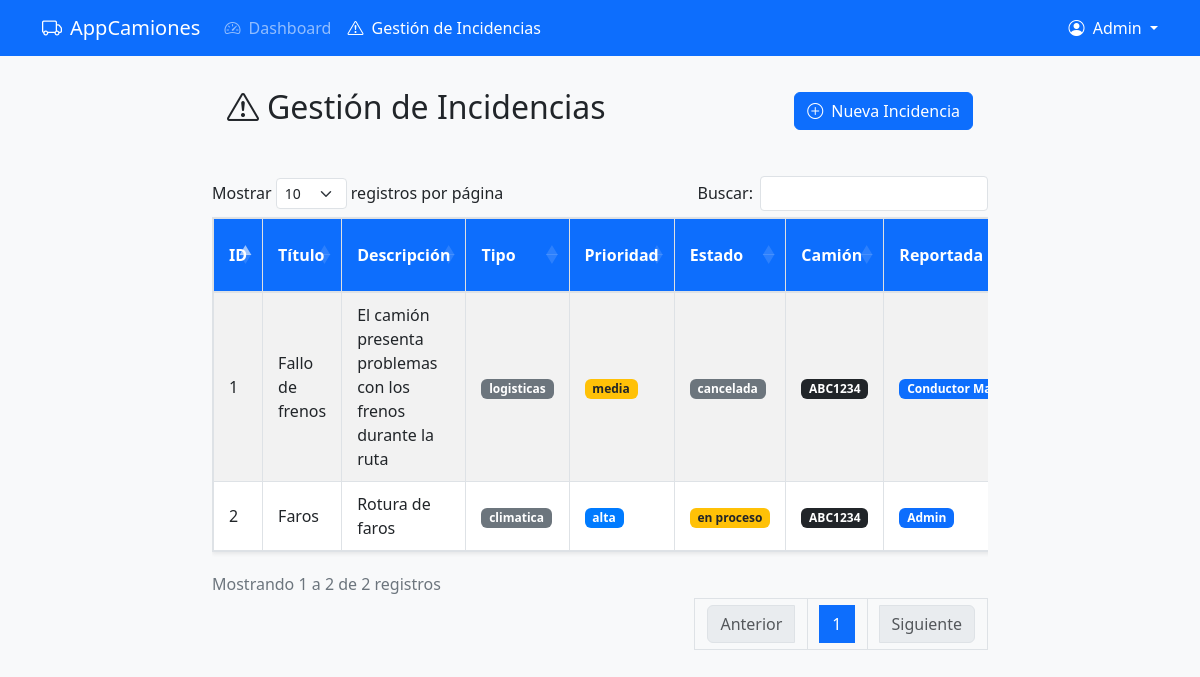
The app's page /views/incidencias/list.php (signed in) with its own data.
### tables this page shows
CREATE TABLE `incidencias` (
  `id_incidencia` int(11) NOT NULL,
  `titulo` varchar(100) NOT NULL,
  `descripcion` text NOT NULL,
  `id_tipo_incidencia` int(11) NOT NULL,
  `id_prioridad` int(11) NOT NULL DEFAULT 2,
  `id_estado_incidencia` int(11) NOT NULL DEFAULT 1,
  `id_camion` int(11) DEFAULT NULL,
  `id_ruta` int(11) DEFAULT NULL,
  `id_usuario_reporta` int(11) NOT NULL,
  `id_usuario_asignado` int(11) DEFAULT NULL,
  `fecha_reporte` datetime DEFAULT current_timestamp(),
  `fecha_resolucion` datetime DEFAULT NULL
);

CREATE TABLE `tipos_incidencia` (
  `id_tipo_incidencia` int(11) NOT NULL,
  `nombre` varchar(50) NOT NULL,
  `descripcion` varchar(255) DEFAULT NULL
);

CREATE TABLE `niveles_prioridad` (
  `id_prioridad` int(11) NOT NULL,
  `nombre` varchar(50) NOT NULL,
  `descripcion` varchar(255) DEFAULT NULL
);

CREATE TABLE `estados_incidencia` (
  `id_estado_incidencia` int(11) NOT NULL,
  `nombre` varchar(50) NOT NULL,
  `descripcion` varchar(255) DEFAULT NULL
);

CREATE TABLE `camiones` (
  `id_camion` int(11) NOT NULL,
  `matricula` varchar(20) NOT NULL,
  `marca` varchar(50) NOT NULL,
  `modelo` varchar(50) NOT NULL,
  `capacidad` decimal(10,2) NOT NULL COMMENT 'en toneladas',
  `id_estado_camion` int(11) NOT NULL,
  `fecha_adquisicion` date NOT NULL,
  `ultima_revision` date DEFAULT NULL,
  `id_usuario_responsable` int(11) DEFAULT NULL,
  `fecha_registro` datetime DEFAULT current_timestamp()
);

CREATE TABLE `usuarios` (
  `id_usuario` int(11) NOT NULL,
  `nombre` varchar(100) NOT NULL,
  `email` varchar(100) NOT NULL,
  `password` varchar(255) NOT NULL,
  `id_rol` int(11) NOT NULL,
  `telefono` varchar(20) DEFAULT NULL,
  `fecha_contratacion` date DEFAULT NULL,
  `fecha_registro` datetime DEFAULT current_timestamp()
);

### controllers/IncidenciaController.php (called while the page is built, shortened)
<?php
require_once __DIR__ . '/../config/database.php';
require_once __DIR__ . '/../models/Incidencia.php';
class IncidenciaController {
    public $incidencia;
    public function __construct() {
        $this->db = new Database();
        $this->incidencia = new Incidencia($this->db->connect());
    }
    public function listarIncidencias() {
        try {
            $incidencias = $this->incidencia->readAll();
            $total = $this->incidencia->count();
            return [
                'data' => $incidencias,
                'total' => $total
            ];
        } catch (PDOException $e) {
            error_log("Error al listar incidencias: " . $e->getMessage());
            return [
                'data' => [],
                'total' => 0
            ];
        }
    }
}

### config/database.php (called while the page is built, shortened)
<?php
class Database {
    private $host = 'localhost';
    private $db_name = 'proyecto_transportes';
    private $username = 'dmilanes';
    private $password = 'milanes1982*-';
    public function connect() {
        $this->conn = null;
        try {
            $this->conn = new PDO(
                "mysql:host=" . $this->host . ";dbname=" . $this->db_name,
                $this->username,
                $this->password
            );
            $this->conn->setAttribute(PDO::ATTR_ERRMODE, PDO::ERRMODE_EXCEPTION);
        } catch (PDOException $e) {
            die("Error de conexión: " . $e->getMessage());
        }
        return $this->conn;
    }
}
?>

### models/Incidencia.php (called while the page is built, shortened)
<?php
require_once __DIR__ . '/../config/database.php';
class Incidencia {
    private $conn;
    private $table_name = "incidencias";
    public function __construct($db) {
        $this->conn = $db;
    }
    public function readAll() {
        $query = "SELECT i.*,
                 ti.nombre as tipo_incidencia,
                 np.nombre as nombre_prioridad,
                 ei.nombre as nombre_estado,
                 ur.nombre as nombre_usuario_reporta,
                 ua.nombre as nombre_usuario_asignado,
                 c.matricula as matricula_camion
                 FROM " . $this->table_name . " i
                 LEFT JOIN tipos_incidencia ti ON i.id_tipo_incidencia = ti.id_tipo_incidencia
                 LEFT JOIN niveles_prioridad np ON i.id_prioridad = np.id_prioridad
                 LEFT JOIN estados_incidencia ei ON i.id_estado_incidencia = ei.id_estado_incidencia
                 LEFT JOIN usuarios ur ON i.id_usuario_reporta = ur.id_usuario
                 LEFT JOIN usuarios ua ON i.id_usuario_asignado = ua.id_usuario
                 LEFT JOIN camiones c ON i.id_camion = c.id_camion
                 ORDER BY i.fecha_reporte DESC";
        $stmt = $this->conn->prepare($query);
        $stmt->execute();
        return $stmt->fetchAll(PDO::FETCH_ASSOC);
    }
    public function count() {
        $query = "SELECT COUNT(*) as total FROM " . $this->table_name;
        $stmt = $this->conn->prepare($query);
        $stmt->execute();
        $result = $stmt->fetch(PDO::FETCH_ASSOC);
        return $result['total'];
    }
}

### views/incidencias/list.php (the view, shortened to what this page needs)
<?php
require_once __DIR__ . '/../../controllers/IncidenciaController.php';
$controller = new IncidenciaController();
$result = $controller->listarIncidencias();
$incidencias = $result['data'];
?>
<!DOCTYPE html>
<html lang="es">
<head>
    <link href="https://cdn.jsdelivr.net/npm/bootstrap@5.3.0/dist/css/bootstrap.min.css" rel="stylesheet">
    <link href="https://cdn.jsdelivr.net/npm/bootstrap-icons@1.10.0/font/bootstrap-icons.css" rel="stylesheet">
    <link rel="stylesheet" type="text/css" href="https://cdn.datatables.net/1.11.5/css/dataTables.bootstrap5.min.css">
</head>
<body>
    <nav class="navbar navbar-expand-lg navbar-dark bg-primary fixed-top">
        <div class="container">
            <a class="navbar-brand" href="../auth/dashboard.php">
                <i class="bi bi-truck me-2"></i>AppCamiones
            </a>
            <div class="collapse navbar-collapse" id="navbarNav">
                <ul class="navbar-nav me-auto">
                    <li class="nav-item">
                        <a class="nav-link" href="../auth/dashboard.php"><i class="bi bi-speedometer2 me-1"></i> Dashboard</a>
                    </li>
                    <li class="nav-item">
                        <a class="nav-link active" href="management_incidencias.php"><i class="bi bi-exclamation-triangle me-1"></i> Gestión de Incidencias</a>
                    </li>
                </ul>
                <div class="d-flex">
                    <div class="dropdown">
                        <a class="nav-link dropdown-toggle text-white" href="#" id="navbarDropdown" role="button" data-bs-toggle="dropdown" aria-expanded="false">
                            <i class="bi bi-person-circle me-1"></i> <?php echo htmlspecialchars($_SESSION['user']['nombre']); ?>
                        </a>
                    </div>
                </div>
            </div>
        </div>
    </nav>
    <div class="main-container">
        <div class="container-fluid">
            <div class="row justify-content-center">
                <div class="col-md-8">
                    <div class="mover-div">
                        <h2>
                            <i class="bi bi-exclamation-triangle me-2"></i>Gestión de Incidencias
                        </h2>
                        <a href="add.php" class="btn btn-primary">
                            <i class="bi bi-plus-circle me-1"></i> Nueva Incidencia
                        </a>
                    </div>
                    <div class="table-responsive">
                        <table id="incidenciasTable" class="table table-striped table-hover table-bordered">
                            <thead class="table-light">
                                <tr>
                                    <th>ID</th>
                                    <th>Título</th>
                                    <th>Descripción</th>
                                    <th>Tipo</th>
                                    <th>Prioridad</th>
                                    <th>Estado</th>
                                    <th>Camión</th>
                                    <th>Reportada por</th>
                                </tr>
                            </thead>
                            <tbody>
                                <?php foreach ($incidencias as $incidencia): ?>
                                    <tr>
                                        <td><?= htmlspecialchars($incidencia['id_incidencia']) ?></td>
                                        <td><?= htmlspecialchars($incidencia['titulo']) ?></td>
                                        <td><?= htmlspecialchars($incidencia['descripcion']) ?></td>
                                        <td><span class="badge bg-secondary"><?= htmlspecialchars($incidencia['tipo_incidencia']) ?></span></td>
                                        <td>
                                            <?php
                                            $badgeClass = '';
                                            switch($incidencia['id_prioridad']) {
                                                case 2: $badgeClass = 'badge-mantenimiento'; break;
                                                case 3: $badgeClass = 'badge-ruta'; break;
                                            }
                                            ?>
                                            <span class="badge <?= $badgeClass ?>"><?= htmlspecialchars($incidencia['nombre_prioridad']) ?></span>
                                        </td>
                                        <td>
                                            <?php
                                            $badgeClass = '';
                                            switch($incidencia['id_estado_incidencia']) {
                                                case 2: $badgeClass = 'badge-mantenimiento'; break;
                                                default: $badgeClass = 'badge-inactivo';
                                            }
                                            ?>
                                            <span class="badge <?= $badgeClass ?>"><?= htmlspecialchars($incidencia['nombre_estado']) ?></span>
                                        </td>
                                        <td><span class="badge bg-dark"><?= htmlspecialchars($incidencia['matricula_camion'] ?? 'N/A') ?></span></td>
                                        <td><span class="badge bg-primary"><?= htmlspecialchars($incidencia['nombre_usuario_reporta']) ?></span></td>
                                    </tr>
                                <?php endforeach; ?>
                            </tbody>
                        </table>
                    </div>
                </div>
            </div>
        </div>
    </div>
</body>
</html>

### views/incidencias/list.php (style rules this page uses)
body { padding-top: 56px; background-color: #f8f9fa; display: flex; flex-direction: column; min-height: 100vh; }
.main-container { flex: 1; padding: 2rem 0; }
.mover-div { display: flex; align-items: center; justify-content: space-between; padding: 0 15px; margin-bottom: 2rem; }
.badge-mantenimiento { background-color: #ffc107; color: #212529; }
.badge-ruta { background-color: #007bff; }
.badge-inactivo { background-color: #6c757d; }
#incidenciasTable { width: 100% !important; margin: 0; border: 1px solid #dee2e6; box-shadow: 0 0.125rem 0.25rem rgba(0, 0, 0, 0.075); }
#incidenciasTable thead th { background-color: #0d6efd; border-bottom: 2px solid #dee2e6; padding: 12px 15px; vertical-align: middle; color: white; }
#incidenciasTable tbody td { padding: 10px 15px; vertical-align: middle; }
.table-responsive { overflow-x: hidden; }

### records on screen
incidencias: id_incidencia "2", titulo "Faros", descripcion "Rotura de faros", id_tipo_incidencia.nombre "climatica", id_prioridad.nombre "alta", id_estado_incidencia.nombre "en proceso", id_camion.matricula "ABC1234", id_usuario_reporta.nombre "Admin"
incidencias: id_incidencia "1", titulo "Fallo de frenos", descripcion "El camión presenta problemas con los frenos durante la ruta", id_tipo_incidencia.nombre "logisticas", id_prioridad.nombre "media", id_estado_incidencia.nombre "cancelada", id_camion.matricula "ABC1234", id_usuario_reporta.nombre "Conductor…"

### other values on screen
$_SESSION['user']['nombre'] "Admin"
